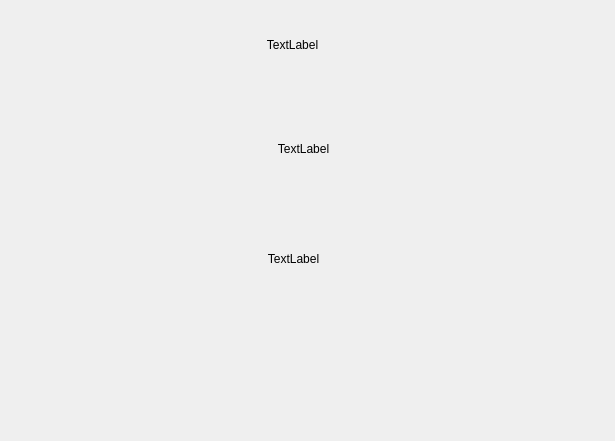
<?xml version="1.0" encoding="UTF-8"?>
<ui version="4.0">
 <class>AboutDialog</class>
 <widget class="QWidget" name="AboutDialog">
  <property name="geometry">
   <rect>
    <x>0</x>
    <y>0</y>
    <width>615</width>
    <height>441</height>
   </rect>
  </property>
  <property name="windowTitle">
   <string>Form</string>
  </property>
  <widget class="QLabel" name="label_github">
   <property name="geometry">
    <rect>
     <x>259</x>
     <y>36</y>
     <width>67</width>
     <height>17</height>
    </rect>
   </property>
   <property name="text">
    <string>TextLabel</string>
   </property>
   <property name="alignment">
    <set>Qt::AlignCenter</set>
   </property>
  </widget>
  <widget class="QLabel" name="label_author">
   <property name="geometry">
    <rect>
     <x>270</x>
     <y>140</y>
     <width>67</width>
     <height>17</height>
    </rect>
   </property>
   <property name="text">
    <string>TextLabel</string>
   </property>
   <property name="alignment">
    <set>Qt::AlignCenter</set>
   </property>
  </widget>
  <widget class="QLabel" name="label_time">
   <property name="geometry">
    <rect>
     <x>260</x>
     <y>250</y>
     <width>67</width>
     <height>17</height>
    </rect>
   </property>
   <property name="text">
    <string>TextLabel</string>
   </property>
   <property name="alignment">
    <set>Qt::AlignCenter</set>
   </property>
  </widget>
 </widget>
 <resources/>
 <connections/>
</ui>
